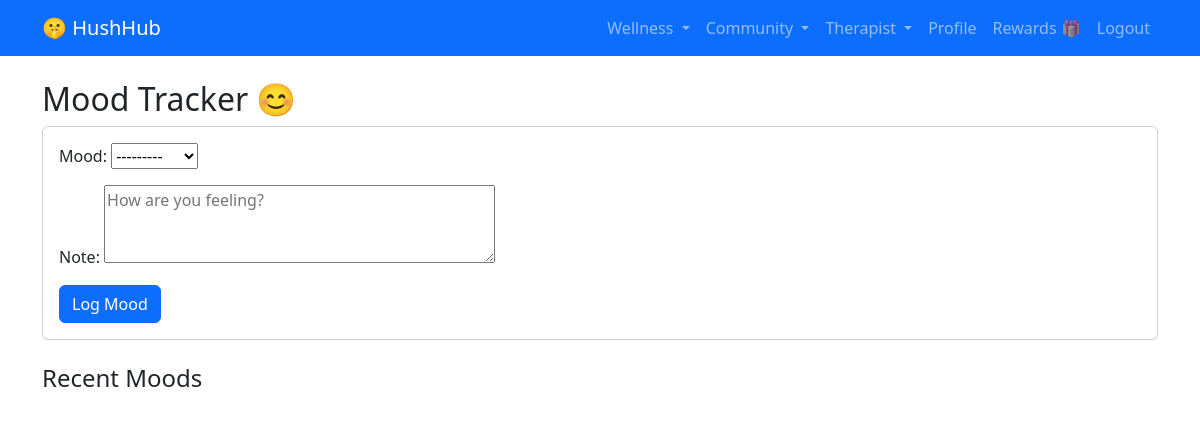
The page /wellness/mood/ (signed in) on the database as committed earlier.
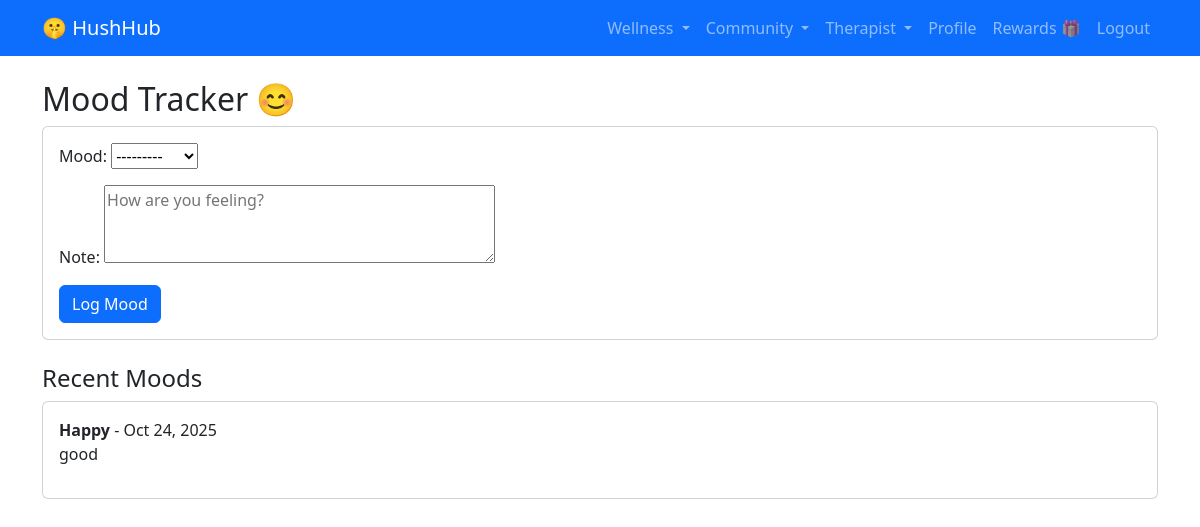
The same page on the database as committed later.
### wellness/models.py (models this page shows, shortened)
class MoodEntry(models.Model):
    MOOD_CHOICES = [
        ('happy', 'Happy'),
        ('sad', 'Sad'),
        ('anxious', 'Anxious'),
        ('calm', 'Calm'),
        ('stressed', 'Stressed'),
    ]
    user = models.ForeignKey(
        User,
        on_delete=models.CASCADE,
        related_name='wellness_moods'
    )
    mood = models.CharField(max_length=20, choices=MOOD_CHOICES)
    note = models.TextField(blank=True)
    created_at = models.DateTimeField(default=timezone.now)
    class Meta:
        ordering = ['-created_at']

### wellness/views.py (the view)
# urls.py: path('mood/', views.mood_tracker, name='mood_tracker'),
@login_required
def mood_tracker(request):
    if request.method == 'POST':
        form = MoodEntryForm(request.POST)
        if form.is_valid():
            mood = form.save(commit=False)
            mood.user = request.user
            mood.save()
            messages.success(request, 'Mood logged!')
            return redirect('wellness:mood_tracker')
    else:
        form = MoodEntryForm()
    moods = MoodEntry.objects.filter(user=request.user)[:20]
    return render(request, 'wellness/mood_tracker.html', {'form': form, 'moods': moods})

### wellness/forms.py
class MoodEntryForm(forms.ModelForm):
    class Meta:
        model = MoodEntry
        fields = ['mood', 'note']
        widgets = {
            'note': forms.Textarea(attrs={'rows': 3, 'placeholder': 'How are you feeling?'}),
        }

### wellness/templates/wellness/mood_tracker.html (shortened to what this page needs)
{% extends 'base.html' %}
{% block content %}
<h2>Mood Tracker 😊</h2>
<div class="card mb-4">
    <div class="card-body">
        <form method="POST">
            {{ form.as_p }}
            <button type="submit" class="btn btn-primary">Log Mood</button>
        </form>
    </div>
</div>
<h4>Recent Moods</h4>
{% for mood in moods %}
    <div class="card mb-2">
        <div class="card-body">
            <strong>{{ mood.get_mood_display }}</strong> - {{ mood.created_at|date:"M d, Y" }}
            {% if mood.note %}<p>{{ mood.note }}</p>{% endif %}
        </div>
    </div>
{% endfor %}
{% endblock %}

Rows that differ between the two databases and show on the page:
added MoodEntry: mood "Happy", created_at "Oct 24, 2025", note "good"
